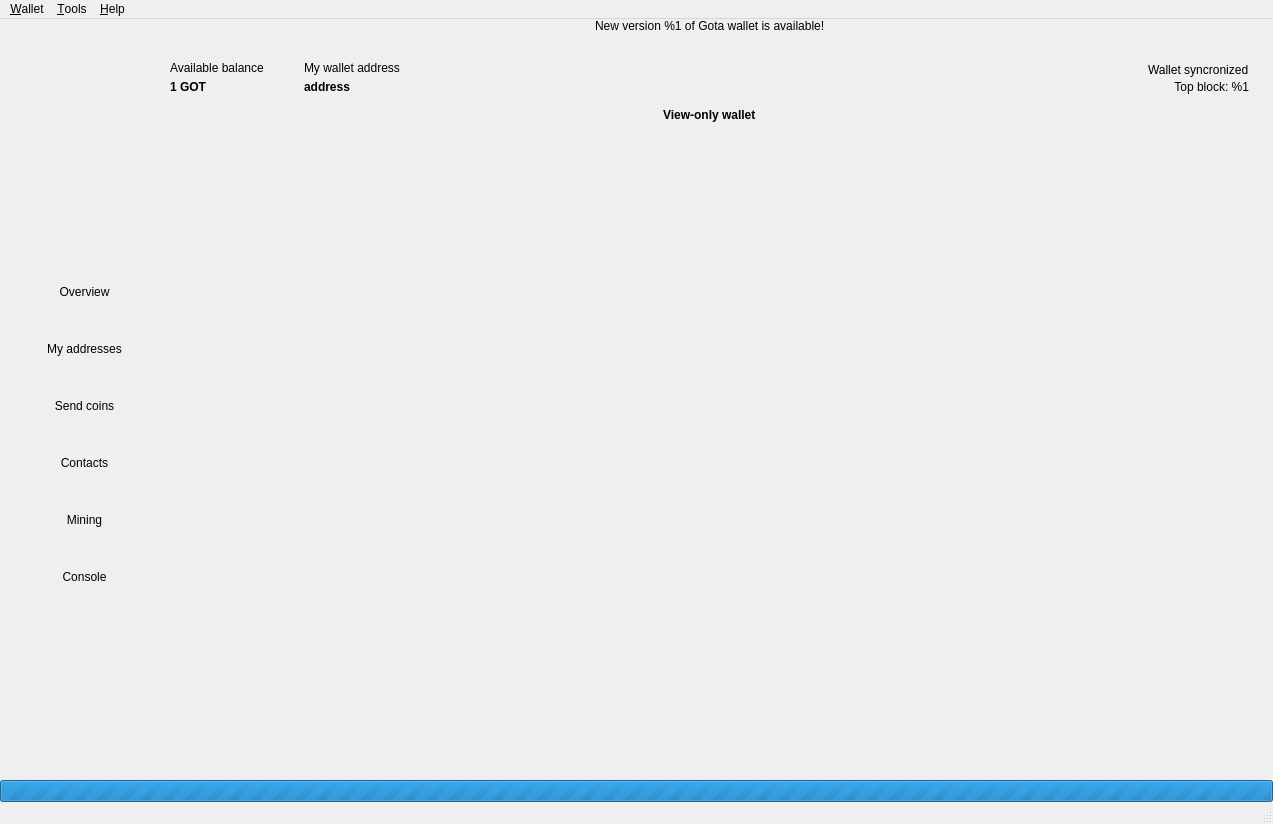
 <widget class="QMainWindow" name="MainWindow">
  <property name="geometry">
   <rect>
    <x>0</x>
    <y>0</y>
    <width>1273</width>
    <height>824</height>
   </rect>
  </property>
  <property name="sizePolicy">
   <sizepolicy hsizetype="Preferred" vsizetype="Preferred">
    <horstretch>0</horstretch>
    <verstretch>0</verstretch>
   </sizepolicy>
  </property>
  <property name="minimumSize">
   <size>
    <width>800</width>
    <height>540</height>
   </size>
  </property>
  <property name="maximumSize">
   <size>
    <width>16777215</width>
    <height>16777215</height>
   </size>
  </property>
  <property name="windowIcon">
   <iconset resource="resources.qrc">
    <normaloff>:/images/gota</normaloff>:/images/gota</iconset>
  </property>
  <widget class="QWidget" name="centralwidget">
   <layout class="QVBoxLayout" name="verticalLayout_2">
    <property name="spacing">
     <number>0</number>
    </property>
    <property name="leftMargin">
     <number>0</number>
    </property>
    <property name="topMargin">
     <number>0</number>
    </property>
    <property name="rightMargin">
     <number>0</number>
    </property>
    <property name="bottomMargin">
     <number>0</number>
    </property>
    <item>
     <widget class="QFrame" name="m_headerFrame">
      <property name="minimumSize">
       <size>
        <width>0</width>
        <height>116</height>
       </size>
      </property>
      <property name="maximumSize">
       <size>
        <width>16777215</width>
        <height>116</height>
       </size>
      </property>
      <property name="frameShape">
       <enum>QFrame::NoFrame</enum>
      </property>
      <property name="frameShadow">
       <enum>QFrame::Raised</enum>
      </property>
      <layout class="QHBoxLayout" name="horizontalLayout_3">
       <property name="spacing">
        <number>0</number>
       </property>
       <property name="leftMargin">
        <number>0</number>
       </property>
       <property name="topMargin">
        <number>0</number>
       </property>
       <property name="rightMargin">
        <number>0</number>
       </property>
       <property name="bottomMargin">
        <number>0</number>
       </property>
       <item>
        <widget class="QLabel" name="m_logoLabel">
         <property name="sizePolicy">
          <sizepolicy hsizetype="Maximum" vsizetype="Maximum">
           <horstretch>0</horstretch>
           <verstretch>0</verstretch>
          </sizepolicy>
         </property>
         <property name="minimumSize">
          <size>
           <width>150</width>
           <height>110</height>
          </size>
         </property>
         <property name="maximumSize">
          <size>
           <width>200</width>
           <height>200</height>
          </size>
         </property>
         <property name="text">
          <string/>
         </property>
         <property name="pixmap">
          <pixmap resource="resources.qrc">:/icons/dark/logo</pixmap>
         </property>
        </widget>
       </item>
       <item>
        <spacer name="horizontalSpacer_5">
         <property name="orientation">
          <enum>Qt::Horizontal</enum>
         </property>
         <property name="sizeType">
          <enum>QSizePolicy::Fixed</enum>
         </property>
         <property name="sizeHint" stdset="0">
          <size>
           <width>20</width>
           <height>20</height>
          </size>
         </property>
        </spacer>
       </item>
       <item>
        <widget class="QFrame" name="m_walletFrame">
         <property name="frameShape">
          <enum>QFrame::NoFrame</enum>
         </property>
         <property name="frameShadow">
          <enum>QFrame::Raised</enum>
         </property>
         <layout class="QVBoxLayout" name="verticalLayout_3">
          <property name="spacing">
           <number>0</number>
          </property>
          <property name="leftMargin">
           <number>0</number>
          </property>
          <property name="topMargin">
           <number>0</number>
          </property>
          <property name="rightMargin">
           <number>24</number>
          </property>
          <property name="bottomMargin">
           <number>0</number>
          </property>
          <item>
           <layout class="QVBoxLayout" name="verticalLayout_5">
            <property name="spacing">
             <number>0</number>
            </property>
            <item>
             <layout class="QHBoxLayout" name="horizontalLayout_2">
              <property name="spacing">
               <number>0</number>
              </property>
              <item>
               <spacer name="verticalSpacer_5">
                <property name="orientation">
                 <enum>Qt::Vertical</enum>
                </property>
                <property name="sizeHint" stdset="0">
                 <size>
                  <width>20</width>
                  <height>0</height>
                 </size>
                </property>
               </spacer>
              </item>
              <item>
               <spacer name="horizontalSpacer_4">
                <property name="orientation">
                 <enum>Qt::Horizontal</enum>
                </property>
                <property name="sizeHint" stdset="0">
                 <size>
                  <width>40</width>
                  <height>5</height>
                 </size>
                </property>
               </spacer>
              </item>
              <item>
               <widget class="QLabel" name="m_updateLabel">
                <property name="cursor">
                 <cursorShape>ArrowCursor</cursorShape>
                </property>
                <property name="text">
                 <string>New version %1 of Gota wallet is available!</string>
                </property>
                <property name="alignment">
                 <set>Qt::AlignLeading|Qt::AlignLeft|Qt::AlignTop</set>
                </property>
               </widget>
              </item>
              <item>
               <spacer name="horizontalSpacer_3">
                <property name="orientation">
                 <enum>Qt::Horizontal</enum>
                </property>
                <property name="sizeHint" stdset="0">
                 <size>
                  <width>40</width>
                  <height>5</height>
                 </size>
                </property>
               </spacer>
              </item>
              <item>
               <spacer name="verticalSpacer_3">
                <property name="orientation">
                 <enum>Qt::Vertical</enum>
                </property>
                <property name="sizeType">
                 <enum>QSizePolicy::Expanding</enum>
                </property>
                <property name="sizeHint" stdset="0">
                 <size>
                  <width>20</width>
                  <height>0</height>
                 </size>
                </property>
               </spacer>
              </item>
             </layout>
            </item>
            <item>
             <layout class="QHBoxLayout" name="horizontalLayout_4">
              <item>
               <layout class="QVBoxLayout" name="verticalLayout_7">
                <property name="spacing">
                 <number>4</number>
                </property>
                <item>
                 <widget class="QLabel" name="m_balanceLabelText">
                  <property name="text">
                   <string>Available balance</string>
                  </property>
                 </widget>
                </item>
                <item>
                 <widget class="QLabel" name="m_balanceLabel">
                  <property name="font">
                   <font>
                    <weight>75</weight>
                    <bold>true</bold>
                   </font>
                  </property>
                  <property name="text">
                   <string>1 GOT</string>
                  </property>
                 </widget>
                </item>
               </layout>
              </item>
              <item>
               <spacer name="horizontalSpacer_6">
                <property name="orientation">
                 <enum>Qt::Horizontal</enum>
                </property>
                <property name="sizeType">
                 <enum>QSizePolicy::Fixed</enum>
                </property>
                <property name="sizeHint" stdset="0">
                 <size>
                  <width>40</width>
                  <height>20</height>
                 </size>
                </property>
               </spacer>
              </item>
              <item>
               <layout class="QVBoxLayout" name="verticalLayout_6">
                <property name="spacing">
                 <number>4</number>
                </property>
                <property name="sizeConstraint">
                 <enum>QLayout::SetDefaultConstraint</enum>
                </property>
                <item>
                 <widget class="QLabel" name="m_addressLabelText">
                  <property name="text">
                   <string>My wallet address</string>
                  </property>
                 </widget>
                </item>
                <item>
                 <layout class="QHBoxLayout" name="horizontalLayout_6">
                  <property name="spacing">
                   <number>5</number>
                  </property>
                  <item>
                   <widget class="WalletGUI::ElidedLabel" name="m_addressLabel">
                    <property name="sizePolicy">
                     <sizepolicy hsizetype="Preferred" vsizetype="Preferred">
                      <horstretch>0</horstretch>
                      <verstretch>0</verstretch>
                     </sizepolicy>
                    </property>
                    <property name="font">
                     <font>
                      <weight>75</weight>
                      <bold>true</bold>
                     </font>
                    </property>
                    <property name="text">
                     <string>address</string>
                    </property>
                   </widget>
                  </item>
                  <item>
                   <widget class="QLabel" name="m_copyWalletAddressLabel">
                    <property name="sizePolicy">
                     <sizepolicy hsizetype="Maximum" vsizetype="Preferred">
                      <horstretch>0</horstretch>
                      <verstretch>0</verstretch>
                     </sizepolicy>
                    </property>
                    <property name="cursor">
                     <cursorShape>PointingHandCursor</cursorShape>
                    </property>
                    <property name="text">
                     <string/>
                    </property>
                    <property name="pixmap">
                     <pixmap resource="resources.qrc">:/icons/copy</pixmap>
                    </property>
                    <property name="alignment">
                     <set>Qt::AlignLeading|Qt::AlignLeft|Qt::AlignVCenter</set>
                    </property>
                   </widget>
                  </item>
                  <item>
                   <spacer name="horizontalSpacer_8">
                    <property name="orientation">
                     <enum>Qt::Horizontal</enum>
                    </property>
                    <property name="sizeHint" stdset="0">
                     <size>
                      <width>40</width>
                      <height>0</height>
                     </size>
                    </property>
                   </spacer>
                  </item>
                 </layout>
                </item>
               </layout>
              </item>
              <item>
               <spacer name="horizontalSpacer">
                <property name="orientation">
                 <enum>Qt::Horizontal</enum>
                </property>
                <property name="sizeType">
                 <enum>QSizePolicy::MinimumExpanding</enum>
                </property>
                <property name="sizeHint" stdset="0">
                 <size>
                  <width>200</width>
                  <height>20</height>
                 </size>
                </property>
               </spacer>
              </item>
              <item>
               <layout class="QVBoxLayout" name="verticalLayout_4">
                <property name="spacing">
                 <number>0</number>
                </property>
                <item>
                 <layout class="QHBoxLayout" name="horizontalLayout_5">
                  <property name="spacing">
                   <number>0</number>
                  </property>
                  <item>
                   <spacer name="horizontalSpacer_9">
                    <property name="orientation">
                     <enum>Qt::Horizontal</enum>
                    </property>
                    <property name="sizeType">
                     <enum>QSizePolicy::Expanding</enum>
                    </property>
                    <property name="sizeHint" stdset="0">
                     <size>
                      <width>0</width>
                      <height>20</height>
                     </size>
                    </property>
                   </spacer>
                  </item>
                  <item>
                   <widget class="QLabel" name="m_walletStatusPicLabel">
                    <property name="text">
                     <string/>
                    </property>
                    <property name="pixmap">
                     <pixmap resource="resources.qrc">:/icons/synced</pixmap>
                    </property>
                   </widget>
                  </item>
                  <item>
                   <spacer name="horizontalSpacer_7">
                    <property name="orientation">
                     <enum>Qt::Horizontal</enum>
                    </property>
                    <property name="sizeType">
                     <enum>QSizePolicy::Fixed</enum>
                    </property>
                    <property name="sizeHint" stdset="0">
                     <size>
                      <width>12</width>
                      <height>20</height>
                     </size>
                    </property>
                   </spacer>
                  </item>
                  <item>
                   <widget class="QLabel" name="m_walletStatusLabel">
                    <property name="text">
                     <string>Wallet syncronized</string>
                    </property>
                   </widget>
                  </item>
                 </layout>
                </item>
                <item>
                 <widget class="QLabel" name="m_topBlockLabel">
                  <property name="text">
                   <string>Top block: %1</string>
                  </property>
                  <property name="alignment">
                   <set>Qt::AlignRight|Qt::AlignTrailing|Qt::AlignVCenter</set>
                  </property>
                 </widget>
                </item>
               </layout>
              </item>
             </layout>
            </item>
            <item>
             <layout class="QHBoxLayout" name="horizontalLayout_7">
              <property name="spacing">
               <number>0</number>
              </property>
              <item>
               <spacer name="verticalSpacer_4">
                <property name="orientation">
                 <enum>Qt::Vertical</enum>
                </property>
                <property name="sizeHint" stdset="0">
                 <size>
                  <width>20</width>
                  <height>0</height>
                 </size>
                </property>
               </spacer>
              </item>
              <item>
               <spacer name="horizontalSpacer_10">
                <property name="orientation">
                 <enum>Qt::Horizontal</enum>
                </property>
                <property name="sizeHint" stdset="0">
                 <size>
                  <width>40</width>
                  <height>20</height>
                 </size>
                </property>
               </spacer>
              </item>
              <item>
               <widget class="QLabel" name="m_walletViewOnlyLabel">
                <property name="font">
                 <font>
                  <weight>75</weight>
                  <bold>true</bold>
                 </font>
                </property>
                <property name="text">
                 <string>View-only wallet</string>
                </property>
               </widget>
              </item>
              <item>
               <spacer name="horizontalSpacer_11">
                <property name="orientation">
                 <enum>Qt::Horizontal</enum>
                </property>
                <property name="sizeHint" stdset="0">
                 <size>
                  <width>40</width>
                  <height>20</height>
                 </size>
                </property>
               </spacer>
              </item>
              <item>
               <spacer name="verticalSpacer_2">
                <property name="orientation">
                 <enum>Qt::Vertical</enum>
                </property>
                <property name="sizeHint" stdset="0">
                 <size>
                  <width>20</width>
                  <height>0</height>
                 </size>
                </property>
               </spacer>
              </item>
             </layout>
            </item>
           </layout>
          </item>
         </layout>
        </widget>
       </item>
      </layout>
     </widget>
    </item>
    <item>
     <layout class="QHBoxLayout" name="horizontalLayout" stretch="0,0,0,0,0,0,0">
      <property name="spacing">
       <number>0</number>
      </property>
      <property name="rightMargin">
       <number>24</number>
      </property>
      <item>
       <widget class="QFrame" name="m_toolFrame">
        <property name="enabled">
         <bool>true</bool>
        </property>
        <property name="maximumSize">
         <size>
          <width>16777215</width>
          <height>400</height>
         </size>
        </property>
        <property name="frameShape">
         <enum>QFrame::NoFrame</enum>
        </property>
        <property name="frameShadow">
         <enum>QFrame::Plain</enum>
        </property>
        <property name="lineWidth">
         <number>0</number>
        </property>
        <layout class="QVBoxLayout" name="verticalLayout">
         <property name="leftMargin">
          <number>0</number>
         </property>
         <item>
          <widget class="QPushButton" name="m_overviewButton">
           <property name="sizePolicy">
            <sizepolicy hsizetype="Preferred" vsizetype="Preferred">
             <horstretch>0</horstretch>
             <verstretch>0</verstretch>
            </sizepolicy>
           </property>
           <property name="minimumSize">
            <size>
             <width>0</width>
             <height>32</height>
            </size>
           </property>
           <property name="maximumSize">
            <size>
             <width>16777215</width>
             <height>50</height>
            </size>
           </property>
           <property name="focusPolicy">
            <enum>Qt::NoFocus</enum>
           </property>
           <property name="text">
            <string>Overview</string>
           </property>
           <property name="checkable">
            <bool>true</bool>
           </property>
           <property name="flat">
            <bool>true</bool>
           </property>
           <attribute name="buttonGroup">
            <string notr="true">m_toolButtonGroup</string>
           </attribute>
          </widget>
         </item>
         <item>
          <widget class="QPushButton" name="m_myAddressesButton">
           <property name="sizePolicy">
            <sizepolicy hsizetype="Preferred" vsizetype="Preferred">
             <horstretch>0</horstretch>
             <verstretch>0</verstretch>
            </sizepolicy>
           </property>
           <property name="minimumSize">
            <size>
             <width>0</width>
             <height>32</height>
            </size>
           </property>
           <property name="maximumSize">
            <size>
             <width>16777215</width>
             <height>50</height>
            </size>
           </property>
           <property name="focusPolicy">
            <enum>Qt::NoFocus</enum>
           </property>
           <property name="text">
            <string>My addresses</string>
           </property>
           <property name="checkable">
            <bool>true</bool>
           </property>
           <property name="flat">
            <bool>true</bool>
           </property>
           <attribute name="buttonGroup">
            <string notr="true">m_toolButtonGroup</string>
           </attribute>
          </widget>
         </item>
         <item>
          <widget class="QPushButton" name="m_sendButton">
           <property name="sizePolicy">
            <sizepolicy hsizetype="Preferred" vsizetype="Preferred">
             <horstretch>0</horstretch>
             <verstretch>0</verstretch>
            </sizepolicy>
           </property>
           <property name="minimumSize">
            <size>
             <width>0</width>
             <height>32</height>
            </size>
           </property>
           <property name="maximumSize">
            <size>
             <width>16777215</width>
             <height>50</height>
            </size>
           </property>
           <property name="focusPolicy">
            <enum>Qt::NoFocus</enum>
           </property>
           <property name="text">
            <string>Send coins</string>
           </property>
           <property name="checkable">
            <bool>true</bool>
           </property>
           <property name="flat">
            <bool>true</bool>
           </property>
           <attribute name="buttonGroup">
            <string notr="true">m_toolButtonGroup</string>
           </attribute>
          </widget>
         </item>
         <item>
          <widget class="QPushButton" name="m_addressBookButton">
           <property name="enabled">
            <bool>true</bool>
           </property>
           <property name="sizePolicy">
            <sizepolicy hsizetype="Preferred" vsizetype="Preferred">
             <horstretch>0</horstretch>
             <verstretch>0</verstretch>
            </sizepolicy>
           </property>
           <property name="minimumSize">
            <size>
             <width>0</width>
             <height>32</height>
            </size>
           </property>
           <property name="maximumSize">
            <size>
             <width>16777215</width>
             <height>50</height>
            </size>
           </property>
           <property name="focusPolicy">
            <enum>Qt::NoFocus</enum>
           </property>
           <property name="text">
            <string>Contacts</string>
           </property>
           <property name="checkable">
            <bool>true</bool>
           </property>
           <property name="flat">
            <bool>true</bool>
           </property>
           <attribute name="buttonGroup">
            <string notr="true">m_toolButtonGroup</string>
           </attribute>
          </widget>
         </item>
         <item>
          <widget class="QPushButton" name="m_miningButton">
           <property name="enabled">
            <bool>true</bool>
           </property>
           <property name="sizePolicy">
            <sizepolicy hsizetype="Preferred" vsizetype="Preferred">
             <horstretch>0</horstretch>
             <verstretch>0</verstretch>
            </sizepolicy>
           </property>
           <property name="minimumSize">
            <size>
             <width>0</width>
             <height>32</height>
            </size>
           </property>
           <property name="maximumSize">
            <size>
             <width>16777215</width>
             <height>50</height>
            </size>
           </property>
           <property name="focusPolicy">
            <enum>Qt::NoFocus</enum>
           </property>
           <property name="text">
            <string>Mining</string>
           </property>
           <property name="checkable">
            <bool>true</bool>
           </property>
           <property name="flat">
            <bool>true</bool>
           </property>
           <attribute name="buttonGroup">
            <string notr="true">m_toolButtonGroup</string>
           </attribute>
          </widget>
         </item>
         <item>
          <widget class="QPushButton" name="m_logButton">
           <property name="enabled">
            <bool>true</bool>
           </property>
           <property name="sizePolicy">
            <sizepolicy hsizetype="Preferred" vsizetype="Preferred">
             <horstretch>0</horstretch>
             <verstretch>0</verstretch>
            </sizepolicy>
           </property>
           <property name="minimumSize">
            <size>
             <width>0</width>
             <height>32</height>
            </size>
           </property>
           <property name="maximumSize">
            <size>
             <width>16777215</width>
             <height>50</height>
            </size>
           </property>
           <property name="focusPolicy">
            <enum>Qt::NoFocus</enum>
           </property>
           <property name="text">
            <string>Console</string>
           </property>
           <property name="checkable">
            <bool>true</bool>
           </property>
           <property name="flat">
            <bool>true</bool>
           </property>
           <attribute name="buttonGroup">
            <string notr="true">m_toolButtonGroup</string>
           </attribute>
          </widget>
         </item>
         <item>
          <spacer name="verticalSpacer">
           <property name="orientation">
            <enum>Qt::Vertical</enum>
           </property>
           <property name="sizeType">
            <enum>QSizePolicy::Maximum</enum>
           </property>
           <property name="sizeHint" stdset="0">
            <size>
             <width>20</width>
             <height>40</height>
            </size>
           </property>
          </spacer>
         </item>
        </layout>
       </widget>
      </item>
      <item>
       <widget class="WalletGUI::OverviewFrame" name="m_overviewFrame">
        <property name="frameShape">
         <enum>QFrame::NoFrame</enum>
        </property>
        <property name="frameShadow">
         <enum>QFrame::Raised</enum>
        </property>
       </widget>
      </item>
      <item>
       <widget class="WalletGUI::SendFrame" name="m_sendFrame">
        <property name="frameShape">
         <enum>QFrame::NoFrame</enum>
        </property>
        <property name="frameShadow">
         <enum>QFrame::Raised</enum>
        </property>
       </widget>
      </item>
      <item>
       <widget class="WalletGUI::MiningFrame" name="m_miningFrame">
        <property name="frameShape">
         <enum>QFrame::NoFrame</enum>
        </property>
        <property name="frameShadow">
         <enum>QFrame::Raised</enum>
        </property>
       </widget>
      </item>
      <item>
       <widget class="WalletGUI::AddressBookFrame" name="m_addressBookFrame">
        <property name="frameShape">
         <enum>QFrame::NoFrame</enum>
        </property>
        <property name="frameShadow">
         <enum>QFrame::Raised</enum>
        </property>
       </widget>
      </item>
      <item>
       <widget class="WalletGUI::LogFrame" name="m_logFrame">
        <property name="sizePolicy">
         <sizepolicy hsizetype="Preferred" vsizetype="Preferred">
          <horstretch>0</horstretch>
          <verstretch>0</verstretch>
         </sizepolicy>
        </property>
        <property name="minimumSize">
         <size>
          <width>1</width>
          <height>0</height>
         </size>
        </property>
        <property name="frameShape">
         <enum>QFrame::NoFrame</enum>
        </property>
        <property name="frameShadow">
         <enum>QFrame::Raised</enum>
        </property>
       </widget>
      </item>
      <item>
       <widget class="WalletGUI::MyAddressesFrame" name="m_myAddressesFrame">
        <property name="frameShape">
         <enum>QFrame::NoFrame</enum>
        </property>
        <property name="frameShadow">
         <enum>QFrame::Raised</enum>
        </property>
       </widget>
      </item>
     </layout>
    </item>
    <item>
     <widget class="WalletGUI::WalletProgressBar" name="m_syncProgress">
      <property name="maximum">
       <number>0</number>
      </property>
      <property name="value">
       <number>0</number>
      </property>
      <property name="textVisible">
       <bool>false</bool>
      </property>
     </widget>
    </item>
   </layout>
  </widget>
  <widget class="QMenuBar" name="menubar">
   <property name="geometry">
    <rect>
     <x>0</x>
     <y>0</y>
     <width>1273</width>
     <height>21</height>
    </rect>
   </property>
   <widget class="QMenu" name="menuFile">
    <property name="title">
     <string>&amp;Wallet</string>
    </property>
    <addaction name="m_createNewWalletAction"/>
    <addaction name="m_createHWWalletAction"/>
    <addaction name="m_restoreWalletFromMnemonicAction"/>
    <addaction name="m_openWalletAction"/>
    <addaction name="separator"/>
    <addaction name="m_changePasswordAction"/>
    <addaction name="separator"/>
    <addaction name="m_createLegacyWalletAction"/>
    <addaction name="m_importKeysAction"/>
    <addaction name="m_remoteWalletAction"/>
    <addaction name="m_exportViewOnlyKeysAction"/>
    <addaction name="m_exportKeysAction"/>
    <addaction name="separator"/>
    <addaction name="m_exitAction"/>
   </widget>
   <widget class="QMenu" name="menuHelp">
    <property name="title">
     <string>&amp;Help</string>
    </property>
    <addaction name="m_communityForumAction"/>
    <addaction name="m_aboutGotaAction"/>
    <addaction name="m_aboutQtAction"/>
   </widget>
   <widget class="QMenu" name="menuTools">
    <property name="title">
     <string>&amp;Tools</string>
    </property>
    <addaction name="m_checkProofAction"/>
    <addaction name="m_openDataFolderAction"/>
    <addaction name="m_paramsAction"/>
   </widget>
   <addaction name="menuFile"/>
   <addaction name="menuTools"/>
   <addaction name="menuHelp"/>
  </widget>
  <widget class="WalletGUI::WalletStatusBar" name="statusBar"/>
  <action name="m_exitAction">
   <property name="checkable">
    <bool>false</bool>
   </property>
   <property name="enabled">
    <bool>true</bool>
   </property>
   <property name="text">
    <string>E&amp;xit</string>
   </property>
   <property name="shortcut">
    <string>Ctrl+Q</string>
   </property>
  </action>
  <action name="m_createLegacyWalletAction">
   <property name="enabled">
    <bool>true</bool>
   </property>
   <property name="text">
    <string>Create &amp;legacy wallet file</string>
   </property>
  </action>
  <action name="m_openWalletAction">
   <property name="enabled">
    <bool>true</bool>
   </property>
   <property name="text">
    <string>&amp;Open wallet file</string>
   </property>
  </action>
  <action name="m_aboutGotaAction">
   <property name="enabled">
    <bool>true</bool>
   </property>
   <property name="text">
    <string>&amp;About Gota</string>
   </property>
  </action>
  <action name="m_aboutQtAction">
   <property name="enabled">
    <bool>true</bool>
   </property>
   <property name="text">
    <string>About &amp;Qt</string>
   </property>
  </action>
  <action name="m_remoteWalletAction">
   <property name="enabled">
    <bool>true</bool>
   </property>
   <property name="text">
    <string>Connect to remote &amp;wallet daemon</string>
   </property>
  </action>
  <action name="m_communityForumAction">
   <property name="text">
    <string>&amp;Official site</string>
   </property>
  </action>
  <action name="m_encryptWalletAction">
   <property name="text">
    <string>&amp;Encrypt wallet</string>
   </property>
  </action>
  <action name="m_changePasswordAction">
   <property name="text">
    <string>Cha&amp;nge password</string>
   </property>
  </action>
  <action name="m_openDataFolderAction">
   <property name="text">
    <string>Open default data &amp;folder</string>
   </property>
  </action>
  <action name="m_importKeysAction">
   <property name="text">
    <string>Create legacy wallet file from &amp;keys</string>
   </property>
  </action>
  <action name="m_checkProofAction">
   <property name="text">
    <string>&amp;Check SendProof</string>
   </property>
  </action>
  <action name="m_paramsAction">
   <property name="text">
    <string>Wallet daemon &amp;parameters</string>
   </property>
  </action>
  <action name="m_exportViewOnlyKeysAction">
   <property name="text">
    <string>&amp;Export view-only wallet file</string>
   </property>
  </action>
  <action name="m_exportKeysAction">
   <property name="text">
    <string>Ex&amp;port keys</string>
   </property>
  </action>
  <action name="m_createNewWalletAction">
   <property name="text">
    <string>&amp;Create Amethyst wallet file</string>
   </property>
  </action>
  <action name="m_restoreWalletFromMnemonicAction">
   <property name="text">
    <string>&amp;Restore Amethyst wallet from mnemonic</string>
   </property>
  </action>
  <action name="m_createHWWalletAction">
   <property name="text">
    <string>Create &amp;hardware Amethyst wallet file</string>
   </property>
  </action>
 </widget>
